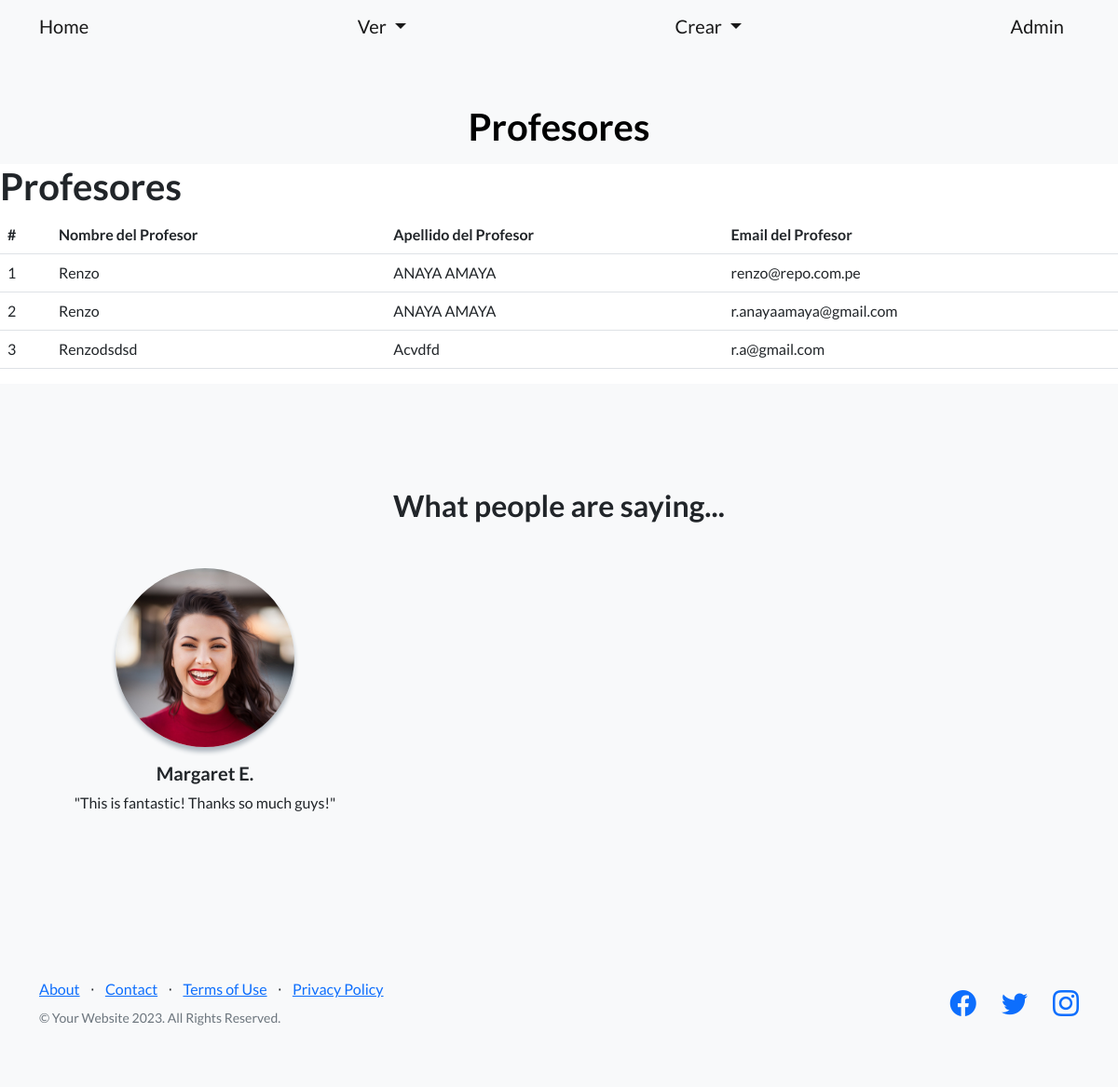
/aplicacion/profesores/, run on the app's committed database.
### appcoder/models.py (models this page shows, shortened)
class Profesor(models.Model):
    nombre = models.CharField(max_length=50)
    apellido = models.CharField(max_length=50)
    email = models.EmailField()

### appcoder/views.py (the view)
# urls.py: path('profesores/', profesores, name="profesores"),
def profesores(request):
    ctx={"profesores": Profesor.objects.all()}
    return render(request,"appcoder/profesores.html", ctx)

### appcoder/templates/appcoder/profesores.html (shortened to what this page needs)
{% extends 'appcoder/base.html' %}
{% load static %}
{% block cabecera %}
    Profesores
{% endblock cabecera %}
{% block contenido %}
    <h1>Profesores</h1>
    <table class="table">
        <thead>
            <tr>
                <th>#</th>
                <th>Nombre del Profesor</th>
                <th>Apellido del Profesor</th>
                <th>Email del Profesor</th>
            </tr>
        </thead>
        <tbody>
        {% for profesor in profesores %}
        <tr>
            <td>{{profesor.id}}</td>
            <td>{{profesor.nombre}}</td>
            <td>{{profesor.apellido}}</td>
            <td>{{profesor.email}}</td>
        </tr>
        {%endfor%}
        </tbody>
    </table>
{% endblock contenido %}

### data on the page
Profesor: id "1", nombre "Renzo", apellido "ANAYA AMAYA", email "renzo@repo.com.pe"
Profesor: id "2", nombre "Renzo", apellido "ANAYA AMAYA", email "r.anayaamaya@gmail.com"
Profesor: id "3", nombre "Renzodsdsd", apellido "Acvdfd", email "r.a@gmail.com"
